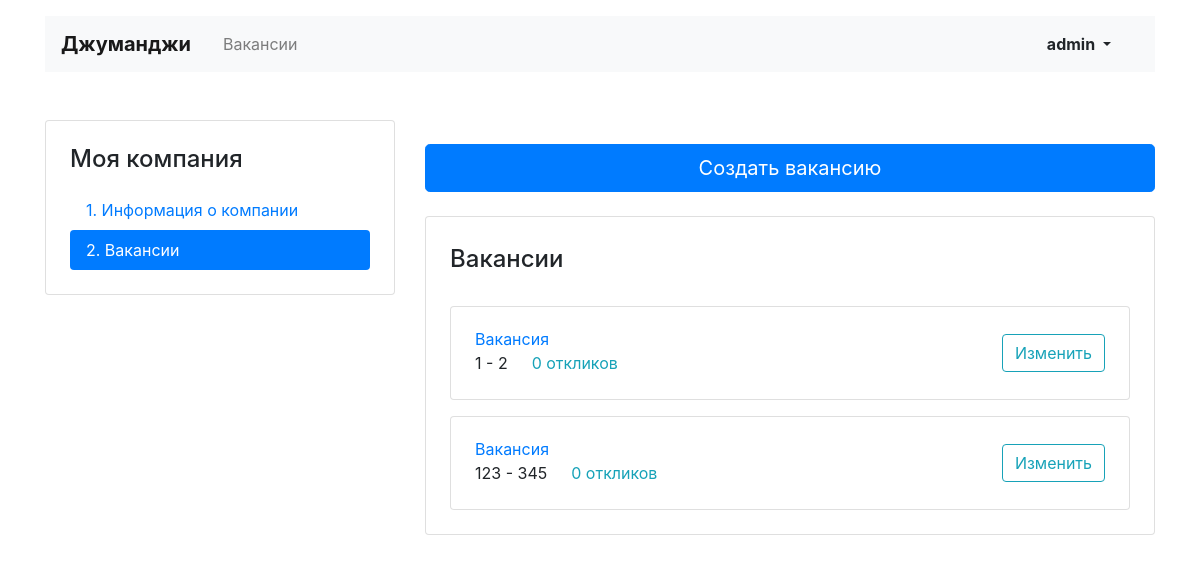
Before: /mycompany/vacancies (signed in) with the older database file.
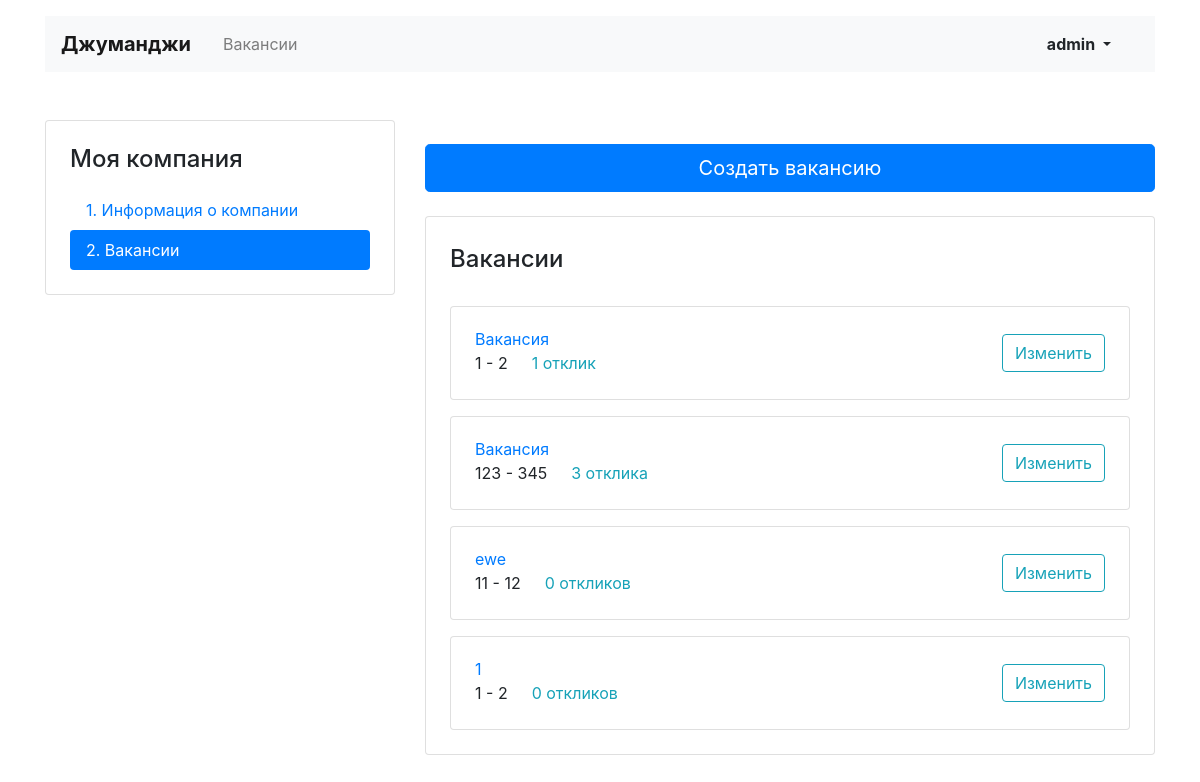
After: the same page with the newer database file.
### job_search/models.py (models this page shows, shortened)
class Vacancy(models.Model):
    title = models.CharField(max_length=100,  verbose_name='Название вакансии')
    skills = models.TextField(verbose_name='Навыки')
    description = models.TextField(verbose_name='Описание')
    salary_min = models.IntegerField(verbose_name='Минимальная ЗП')
    salary_max = models.IntegerField(verbose_name='Максимальная ЗП')
    published_at = models.DateTimeField()
    company = models.ForeignKey(Company, on_delete=models.CASCADE, related_name="vacancies")
    specialty = models.ForeignKey(Speciality,
                                  on_delete=models.CASCADE,
                                  related_name="vacancies",
                                  verbose_name="Специализация"
                                  )

### job_search/views.py (the view)
# urls.py: path('mycompany/vacancies', MyCompanyVacancies.as_view(), name='my_vacancies'),
class MyCompanyVacancies(LoginRequiredMixin, View):
    template_name = 'job_search/myvacancies.html'
    def get(self, request):
        try:
            company = Company.objects.get(owner=self.request.user)
        except Company.DoesNotExist:
            return HttpResponseRedirect(reverse('new_company'))
        vacancies = Vacancy.objects.filter(company=company).annotate(num_applications=Count('applications'))
        context = {
            'vacancies': vacancies
        }
        return render(request, template_name=self.template_name, context=context)

### job_search/templatetags/ru_pluralize.py (called while the page is built)
@register.filter
def ru_pluralize(number: Union[int, str], arg: str = 'дурак,дурака,дураков'):
    nominative_singular, genitive_singular, genitive_plural = arg.split(",")
    number = abs(int(number))
    if 10 <= number % 100 <= 20:
        return f'{number} {genitive_plural}'
    if number % 10 == 1:
        return f'{number} {nominative_singular}'
    if 2 <= number % 10 <= 4:
        return f'{number} {genitive_singular}'
    return f'{number} {genitive_plural}'

### job_search/templatetags/thous_sep.py (called while the page is built)
@register.filter
def thous_sep(number: int) -> str:
    number = str(number)
    string_number = ""
    for number, char in enumerate(number[::-1]):
        string_number = char + string_number
        if (number+1) % 3 == 0:
            string_number = " " + string_number
    return string_number

### job_search/templates/job_search/myvacancies.html
{% extends 'job_search/base.html' %}
{% load ru_pluralize %}
{% load thous_sep %}
{% block content %}
  <main class="container mt-3 pb-5">
    <div class="row mt-5">
      <div class="col-12 col-lg-4">
        <aside class="pt-3 pb-4 px-4 mb-5 card">
          <h1 class="h4 pt-2 pb-2">Моя компания</h1>
          <div class="nav flex-column nav-pills" id="v-pills-tab" role="tablist" aria-orientation="vertical">
            <a class="nav-link" href="{% url 'my_company' %}">1. Информация о компании</a>
            <a class="nav-link active" href="#">2. Вакансии</a>
          </div>
        </aside>
      </div>
      <div class="col-12 col-lg-8">
          <a href="{% url 'new_vacancy' %}" class="btn btn-primary btn-lg btn-block my-4">Создать вакансию<a>
        <div class="card">
          <div class="card-body px-4 pb-4">
            <section class="tab-pane fade show active">
              <h2 class="h4 pt-2 pb-3">Вакансии</h2>
                {% for vacancy in vacancies %}
                  <div class="card mt-3">
                <div class="card-body px-4">
                  <div class="row align-items-center">
                    <div class="col-6 col-lg-8">
                      <a href="{% url 'my_vacancy_edit' vacancy.pk %}" class="mb-1">{{ vacancy.title }}</a>
                      <p class="mb-1">
                        <span class="mr-4">{{ vacancy.salary_min|thous_sep }} - {{ vacancy.salary_max|thous_sep }}</span><a href="{% url 'my_vacancy_edit' vacancy.pk %}#appl" class="text-info">{{ vacancy.num_applications|ru_pluralize:"отклик,отклика,откликов" }}</a>
                      </p>
                    </div>
                    <div class="col-6 col-lg-4 text-right">
                      <a href="{% url 'my_vacancy_edit' vacancy.pk %}" class="btn btn-outline-info">Изменить</a>
                    </div>
                  </div>
                </div>
              </div>
              {% endfor %}
            </section>
          </div>
        </div>
      </div>
    </div>
  </main>
{% endblock %}

Changed rows visible on the page:
computed for Vacancy: num_applications|ru_pluralize "0 откликов" → "1 отклик"
changed Vacancy: num_applications|ru_pluralize "0 откликов" → "3 отклика"
added Vacancy: title "ewe", salary_min|thous_sep "11", salary_max|thous_sep "12", num_applications|ru_pluralize "0 откликов"
added Vacancy: title "1", salary_min|thous_sep "1", salary_max|thous_sep "2", num_applications|ru_pluralize "0 откликов"
